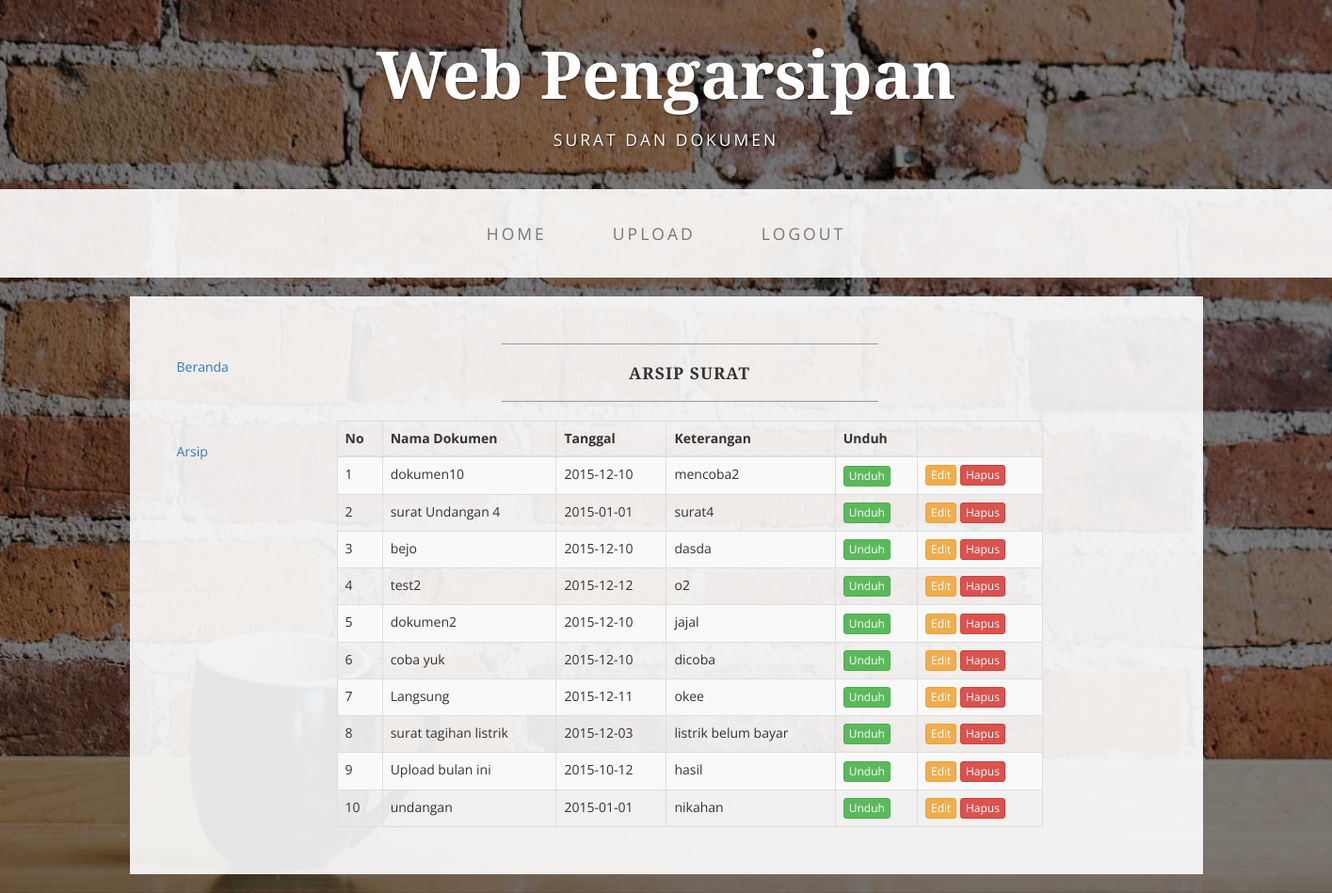
The page /admin.php?page=surat (signed in) on the database its author committed.
### tables this page shows
CREATE TABLE IF NOT EXISTS `surat` (
  `id` int(11) NOT NULL AUTO_INCREMENT,
  `nama` varchar(40) NOT NULL,
  `tanggal` date NOT NULL,
  `keterangan` varchar(20) NOT NULL,
  `unduh` varchar(40) NOT NULL,
  PRIMARY KEY (`id`)
);

### koneksi.php (called while the page is built, shortened)
<?php
	class DBAccess{
	function __construct(){
	try{
	$this->db = new PDO("mysql:host=localhost;dbname=arsip", 'root', '');
	} catch(PDOException $e){
	echo $e->getMessage();
	}
	}
	}

### arsip.php (called while the page is built, shortened)
<?php
include 'koneksi.php';
class arsip extends DBAccess{
	function getSurat($where = null){
		if(null == $where)
			$res = $this->db->query('select * from surat');
		else
			$res = $this->db->query('select * from surat where '.$where);
		return $res;
	}
}
$srtdok = new arsip();

### surat.php (the view)
<?php
	include "arsip.php";
	$res = $srtdok->getSurat();
?>
<div class="container">
        <div class="row">
            <div >
                <div class="col-lg-8">
                    <hr>
                    <h2 class="intro-text text-center">
                        <strong>Arsip Surat</strong>
                    </h2>
                    <hr>
        <div col-md-5 col-md-offset-5>
			<div class="table-responsive">
			<table class="table table-striped table-bordered">
				<thead>
					<th>No</th>
					<th>Nama Dokumen</th>
					<th>Tanggal</th>
					<th>Keterangan</th>
					<th>Unduh</th>
				</thead>
				<tbody>
					<?php
					$no = 1;
					while($res->fetchColumn() > 0){
						foreach($res as $data){
					?>
					<tr>
						<td><?php echo $no ?></td>
						<td><?php echo $data['nama'] ?></td>
						<td><?php echo $data['tanggal'] ?></td>
						<td><?php echo $data['keterangan'] ?></td>
						<td><a href="<?php echo $data['unduh'] ?>"><button type="button" class="btn btn-success btn-xs">Unduh</button></a></td>
						<td>
							<a href="upload.php?page=edit_surat&id=<?php echo $data['id'] ?>"
								class="btn btn-warning btn-xs">Edit</a>
							<a href="javascript:removesurat(<?php echo $data['id'] ?>)"
								class="btn btn-danger btn-xs">Hapus</a>
						</td>
					</tr>
					<?php $no++;
					} } ?>
				</tbody>
			</div>
		</div>
				</div>
            </div>
        </div>
</div>

### admin.php (shortened to what this page needs)
<?php
	if(isset($_COOKIE['user']) && $_COOKIE['user'] == 'admin'){
	?>
<!DOCTYPE html>
<html lang="en">
<head>
    <link href="css/bootstrap.min.css" rel="stylesheet">
    <link href="css/business-casual.css" rel="stylesheet">
</head>
<body>
    <div class="brand">Web Pengarsipan</div>
    <div class="address-bar">Surat dan Dokumen</div>
    <nav class="navbar navbar-default" role="navigation">
        <div class="container">
            <div class="collapse navbar-collapse" id="bs-example-navbar-collapse-1">
                 <ul class="nav navbar-nav">
            <li><a href="admin.php">Home</a></li>
			<li class="dropdown">
				<a href="#" class="dropdown-toggle" data-toggle="dropdown" role="button" >Upload</a>
			</li>
			<li><a href="logout.php">Logout</a></li>
          </ul>
            </div>
        </div>
    </nav>
    <div class="container">
	<div class="box">
	<div class="row row-offcanvas row-offcanvas-left">
         <div class="col-sm-3 col-md-2 sidebar-offcanvas" id="sidebar" role="navigation">
            <ul class="nav nav-sidebar">
              <li class="active"><a href="admin.php">Beranda</a></li>
			  <li class="dropdown">
			  <a href="#" class="dropdown-toggle" data-toggle="dropdown" role="button" >Arsip</a>
			  </li>
            </ul>
        </div>
        <div class="col-sm-9 col-md-10 main">
          <?php
            if(isset($_GET['page']) &&
               ($_GET['page'] == 'surat'))
                include "surat.php";
            elseif(isset($_GET['page']) && $_GET['page'] == 'dokumen')
                include "dokumen.php";
			else
                include "dashboard.php";
            ?>
		</div>
	</div>
      </div>
    </div>
</body>
</html>
<?php
	} else {
	header("location:login.php");
	}

### css/business-casual.css (style rules this page uses)
body { font-family: "Open Sans","Helvetica Neue",Helvetica,Arial,sans-serif; background: url('../img/bg.jpg') no-repeat center center fixed; -webkit-background-size: cover; -moz-background-size: cover; background-size: cover; -o-background-size: cover; }
h1, h2, h3, h4, h5, h6 { text-transform: uppercase; font-family: "Josefin Slab","Helvetica Neue",Helvetica,Arial,sans-serif; font-weight: 700; letter-spacing: 1px; }
hr { max-width: 400px; border-color: #999999; }
.brand, .address-bar { display: none; }
.navbar-nav { text-transform: uppercase; font-weight: 400; letter-spacing: 3px; }
.box { margin-bottom: 20px; padding: 30px 15px; background: #fff; background: rgba(255,255,255,0.9); }
.intro-text { text-transform: uppercase; font-size: 1.25em; font-weight: 400; letter-spacing: 1px; }
@media screen and (min-width:768px) { .brand { display: inherit; margin: 0; padding: 30px 0 10px; text-align: center; text-shadow: 1px 1px 2px rgba(0,0,0,0.5); font-family: "Josefin Slab","Helvetica Neue",Helvetica,Arial,sans-serif; font-size: 5em; font-weight: 700; line-height: normal; color: #fff; } }
@media screen and (min-width:768px) { .address-bar { display: inherit; margin: 0; padding: 0 0 40px; text-align: center; text-shadow: 1px 1px 2px rgba(0,0,0,0.5); text-transform: uppercase; font-size: 1.25em; font-weight: 400; letter-spacing: 3px; color: #fff; } }
@media screen and (min-width:768px) { .navbar { border-radius: 0; } }
@media screen and (min-width:768px) { .navbar { min-height: 0; } }
@media screen and (min-width:768px) { .navbar-default { border: none; background: #fff; background: rgba(255,255,255,0.9); } }
@media screen and (min-width:768px) { .nav>li>a { padding: 35px; } }
@media screen and (min-width:768px) { .navbar-nav>li>a { line-height: normal; } }
@media screen and (min-width:768px) { .navbar-nav { display: table; float: none; margin: 0 auto; table-layout: fixed; font-size: 1.25em; } }
@media screen and (min-width:1200px) { .box:after { content: ''; display: table; clear: both; } }

### rows shown on the page
surat: nama "dokumen10", tanggal "2015-12-10", keterangan "mencoba2"
surat: nama "surat Undangan 4", tanggal "2015-01-01", keterangan "surat4"
surat: nama "bejo", tanggal "2015-12-10", keterangan "dasda"
surat: nama "test2", tanggal "2015-12-12", keterangan "o2"
surat: nama "dokumen2", tanggal "2015-12-10", keterangan "jajal"
surat: nama "coba yuk", tanggal "2015-12-10", keterangan "dicoba"
surat: nama "Langsung", tanggal "2015-12-11", keterangan "okee"
surat: nama "surat tagihan listrik", tanggal "2015-12-03", keterangan "listrik belum bayar"
surat: nama "Upload bulan ini", tanggal "2015-10-12", keterangan "hasil"
surat: nama "undangan", tanggal "2015-01-01", keterangan "nikahan"
